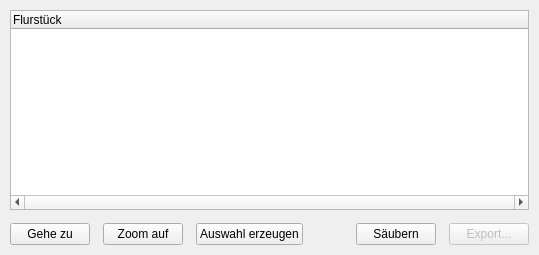
       <widget class="QWidget" name="tab_tree">
        <property name="sizePolicy">
         <sizepolicy hsizetype="MinimumExpanding" vsizetype="Minimum">
          <horstretch>0</horstretch>
          <verstretch>0</verstretch>
         </sizepolicy>
        </property>
        <attribute name="title">
         <string>Baumansicht</string>
        </attribute>
        <layout class="QHBoxLayout" name="horizontalLayout_4">
         <property name="spacing">
          <number>13</number>
         </property>
         <property name="margin">
          <number>10</number>
         </property>
         <item>
          <layout class="QVBoxLayout" name="verticalLayout_3" stretch="1,0">
           <property name="sizeConstraint">
            <enum>QLayout::SetMinimumSize</enum>
           </property>
           <item>
            <widget class="QTreeWidget" name="treeWidget">
             <property name="sizePolicy">
              <sizepolicy hsizetype="Expanding" vsizetype="Expanding">
               <horstretch>0</horstretch>
               <verstretch>0</verstretch>
              </sizepolicy>
             </property>
             <property name="minimumSize">
              <size>
               <width>0</width>
               <height>200</height>
              </size>
             </property>
             <property name="horizontalScrollBarPolicy">
              <enum>Qt::ScrollBarAlwaysOn</enum>
             </property>
             <column>
              <property name="text">
               <string notr="true">Flurstück</string>
              </property>
             </column>
            </widget>
           </item>
           <item>
            <layout class="QHBoxLayout" name="horizontalLayout_7">
             <item>
              <widget class="QPushButton" name="pushButton_gotoTree">
               <property name="text">
                <string>Gehe zu</string>
               </property>
              </widget>
             </item>
             <item>
              <widget class="QPushButton" name="pushButton_zoomTree">
               <property name="text">
                <string>Zoom auf</string>
               </property>
              </widget>
             </item>
             <item>
              <widget class="QPushButton" name="pushButton_selectTree">
               <property name="text">
                <string>Auswahl erzeugen</string>
               </property>
              </widget>
             </item>
             <item>
              <spacer name="horizontalSpacer_2">
               <property name="orientation">
                <enum>Qt::Horizontal</enum>
               </property>
               <property name="sizeHint" stdset="0">
                <size>
                 <width>40</width>
                 <height>20</height>
                </size>
               </property>
              </spacer>
             </item>
             <item>
              <widget class="QPushButton" name="pushButton_cleanTree">
               <property name="sizePolicy">
                <sizepolicy hsizetype="Fixed" vsizetype="Fixed">
                 <horstretch>0</horstretch>
                 <verstretch>0</verstretch>
                </sizepolicy>
               </property>
               <property name="text">
                <string>Säubern</string>
               </property>
              </widget>
             </item>
             <item>
              <widget class="QPushButton" name="pushButton_3">
               <property name="enabled">
                <bool>false</bool>
               </property>
               <property name="sizePolicy">
                <sizepolicy hsizetype="Fixed" vsizetype="Fixed">
                 <horstretch>0</horstretch>
                 <verstretch>0</verstretch>
                </sizepolicy>
               </property>
               <property name="text">
                <string>Export...</string>
               </property>
              </widget>
             </item>
            </layout>
           </item>
          </layout>
         </item>
        </layout>
       </widget>
